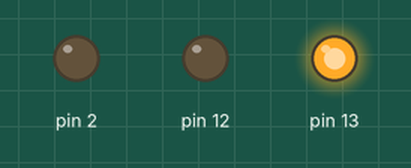
Simulated run of this sketch. Board: Arduino Uno, built with avr-gcc and run on an emulated ATmega328P. Parts: output pins drawn as LEDs (lit = HIGH).

Above: at 2.5 s.
At 7.5 s:
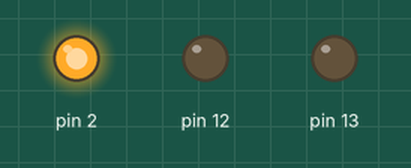
At 11.5 s:
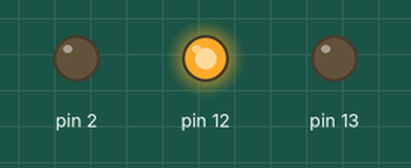
Timing chart, 0 to 16.9 s (numbered marks = the images above):
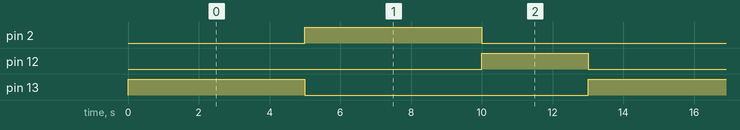

The sketch:

trafficLight.ino
```cpp
void setup() {
  pinMode(13,  OUTPUT);
  pinMode(12, OUTPUT);
  pinMode(2, OUTPUT);
}

void loop(){
 digitalWrite(13, HIGH);
 delay(5000);

 digitalWrite(13, LOW);
 digitalWrite(2, HIGH);
 delay(5000);

digitalWrite(2, LOW);
digitalWrite(12, HIGH);
delay(3000);

digitalWrite(12, LOW);
  }
```

Measured:
- by itself, pin 2, pin 13: alternates HIGH for 5.0 s and LOW for 8.0 s
- by itself, pin 12: alternates HIGH for 3.0 s and LOW for 10.0 s
- by itself, everything shown: repeats every 13.0 s, in 4 steps
